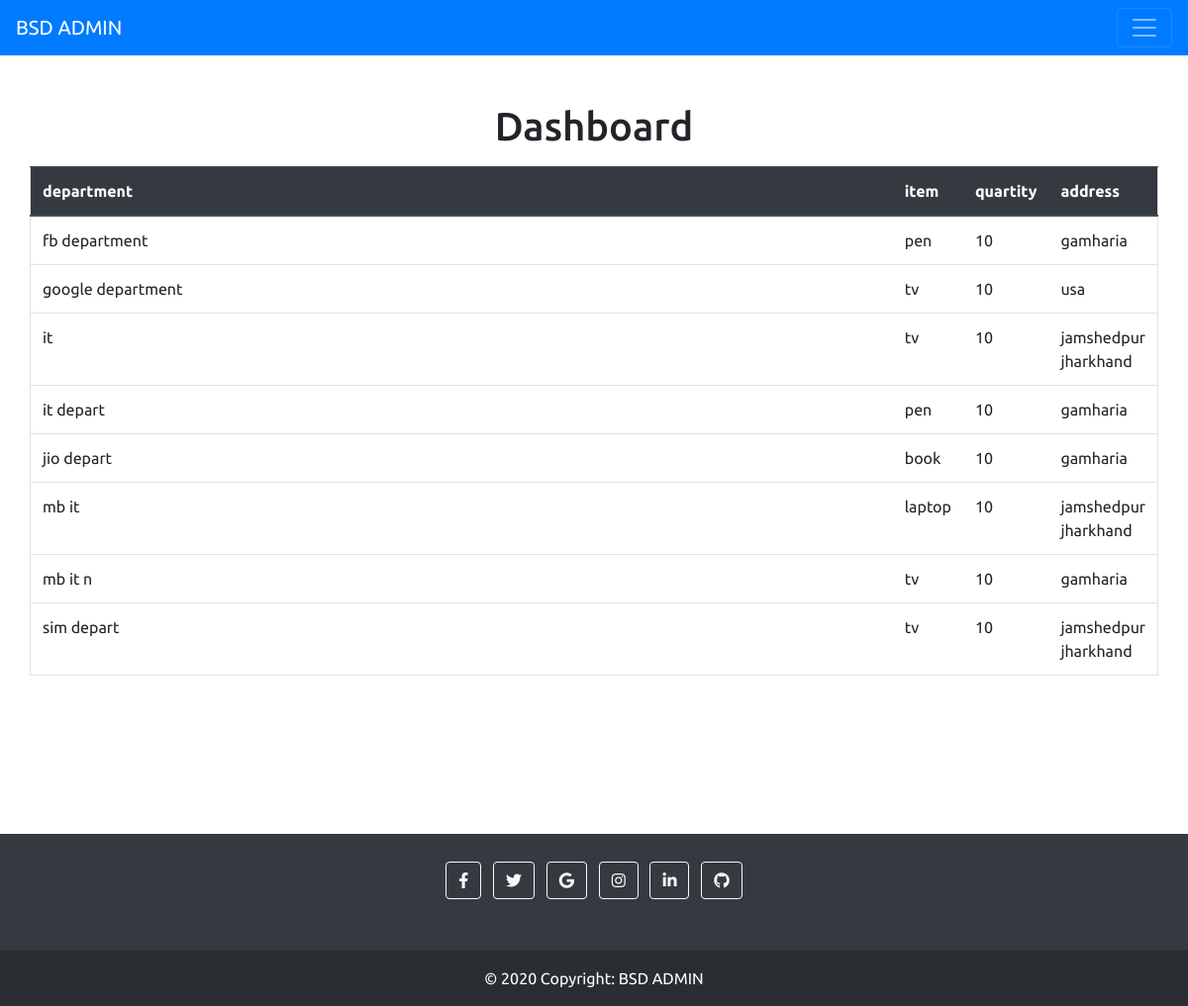
The app's page /admins/admin.php with its own data.
### tables this page shows
CREATE TABLE `items` (
  `department` varchar(40) NOT NULL,
  `item` varchar(225) DEFAULT NULL,
  `quartity` int(11) DEFAULT NULL,
  `address` varchar(225) DEFAULT NULL
);

### admins/admin.php (the view, shortened to what this page needs)
<!DOCTYPE html>
<html>
 <head>
  <link rel="stylesheet" href="https://cdn.jsdelivr.net/npm/bootstrap@4.6.1/dist/css/bootstrap.min.css">
<link rel="stylesheet" href="https://cdnjs.cloudflare.com/ajax/libs/font-awesome/5.15.2/css/all.min.css"/>
   </head>
<link rel="stylesheet" href="style.css"></head>
 <body>
<nav class="navbar navbar-dark bg-primary">
  <a class="navbar-brand" href="admin.php">BSD ADMIN</a>
  <button class="navbar-toggler" type="button" data-toggle="collapse" data-target="#navbarNav" aria-controls="navbarNav" aria-expanded="false" aria-label="Toggle navigation">
    <span class="navbar-toggler-icon"></span>
  </button>
</nav>
<?php
  $conn=mysqli_connect("localhost","root","","store");
  $sql="select * from items";
  $result=mysqli_query($conn,$sql);
  echo " <center><h1>Dashboard</h1></center>
  <table class='table container p-3 my-3 border' style='width:100%''>
  <thead class='thead-dark'>
  <th class='col'>department</th>
  <th class='col'>item</th>
  <th class='col'>quartity</th>
  <th class='col'>address</th>
  </thead>
  ";
 while($row=mysqli_fetch_array($result))
{
  echo"<tr>
  <td>".$row['department']."</td>
  <td>".$row['item']."</td>
  <td>".$row['quartity']."</td>
  <td>".$row['address']."</td>
</tr>";
}
echo "</table>";
?>
<footer class="bg-dark text-center text-white ">
  <div class="container p-4 pb-0">
    <section class="mb-4">
      <a class="btn btn-outline-light btn-floating m-1" href="#!" role="button"
        ><i class="fab fa-facebook-f"></i
      ></a>
      <a class="btn btn-outline-light btn-floating m-1" href="#!" role="button"
        ><i class="fab fa-twitter"></i
      ></a>
      <a class="btn btn-outline-light btn-floating m-1" href="#!" role="button"
        ><i class="fab fa-google"></i
      ></a>
      <a class="btn btn-outline-light btn-floating m-1" href="#!" role="button"
        ><i class="fab fa-instagram"></i
      ></a>
      <a class="btn btn-outline-light btn-floating m-1" href="#!" role="button"
        ><i class="fab fa-linkedin-in"></i
      ></a>
      <a class="btn btn-outline-light btn-floating m-1" href="#!" role="button"
        ><i class="fab fa-github"></i
      ></a>
    </section>
  </div>
  <div class="text-center p-3" style="background-color: rgba(0, 0, 0, 0.2);">
    © 2020 Copyright:
    <a class="text-white" href="#">BSD ADMIN</a>
  </div>
</footer>
</body>
</html>

### style.css (style rules this page uses)
* { margin: 0; padding: 0; font-family: 'Ubuntu', sans-serif; }

### records on screen
items: department "fb department", item "pen", quartity "10", address "gamharia"
items: department "google department", item "tv", quartity "10", address "usa"
items: department "it", item "tv", quartity "10", address "jamshedpur jharkhand"
items: department "it depart", item "pen", quartity "10", address "gamharia"
items: department "jio depart", item "book", quartity "10", address "gamharia"
items: department "mb it", item "laptop", quartity "10", address "jamshedpur jharkhand"
items: department "mb it n", item "tv", quartity "10", address "gamharia"
items: department "sim depart", item "tv", quartity "10", address "jamshedpur jharkhand"
